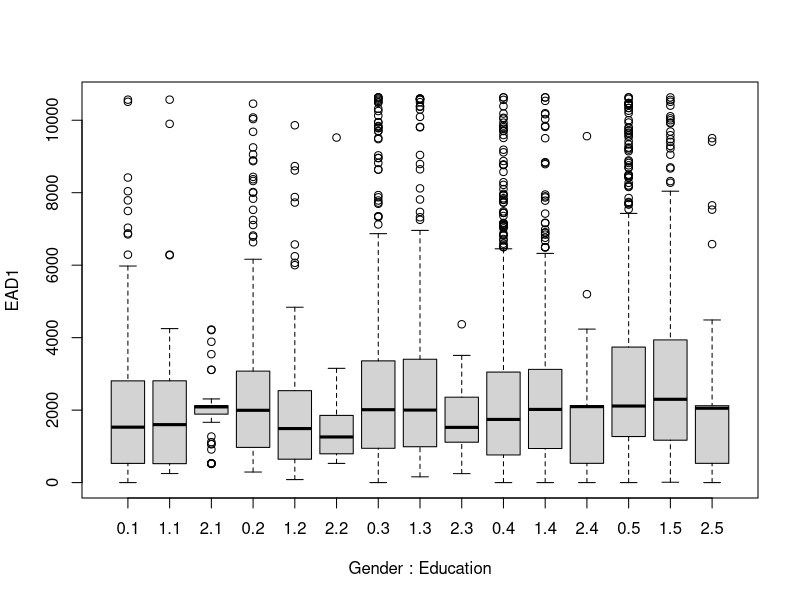
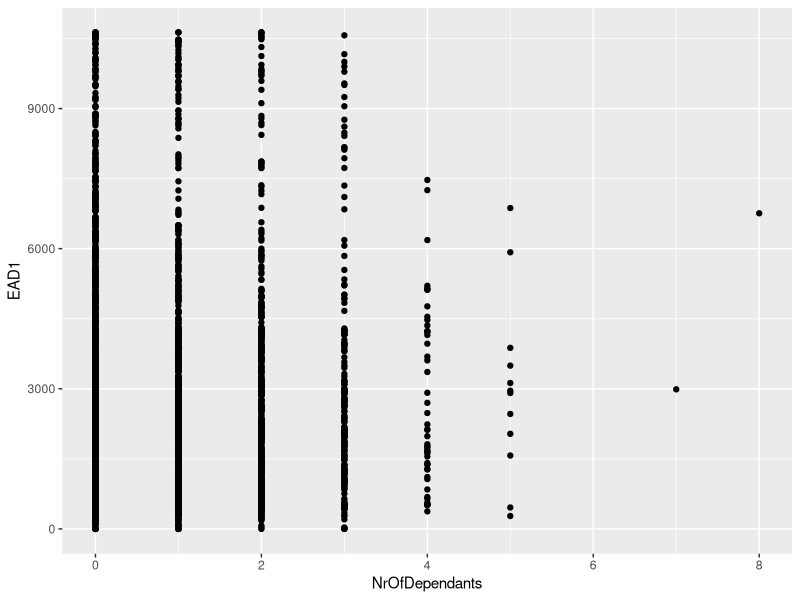
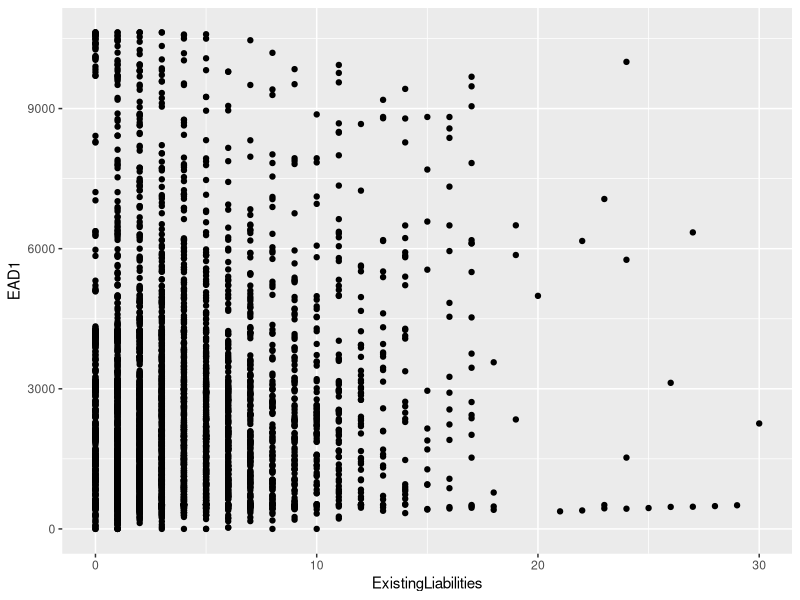
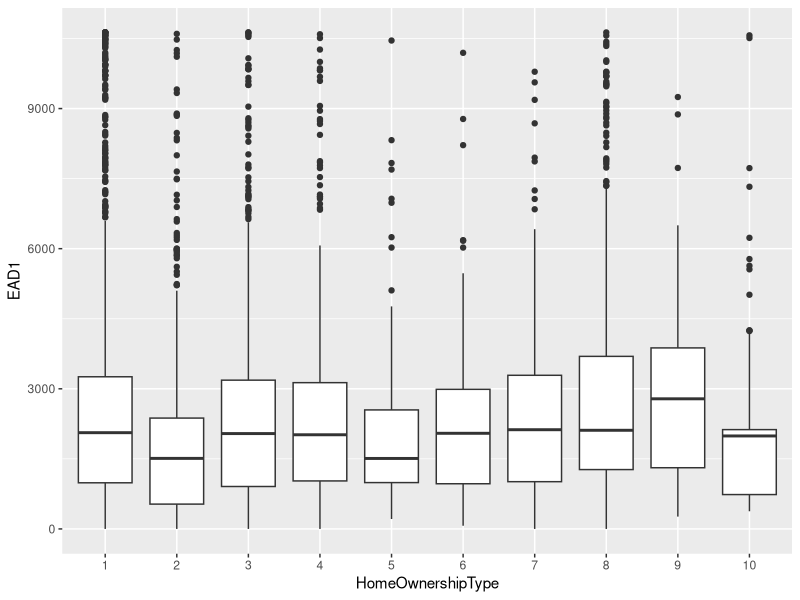

Write the R code that produced these figures, in order.
## ---- chunk 1
#setwd("~/University/statistical-learning/hws/hw2") #set working directory
## ---- chunk 2
#install.packages("tidyverse")

library(tidyverse)
library(broom)
## ---- chunk 3
loss_df <- read_delim("Loss.csv", delim=",")
head(loss_df)
## ---- chunk 4
loss_df <- loss_df %>%
  mutate(
    Education = as.factor(Education), 
    Gender = as.factor(Gender), 
    HomeOwnershipType = as.factor(HomeOwnershipType)
  )

head(loss_df)
## ---- chunk 5
summary(loss_df)
## ---- chunk 6
model <- lm(EAD1 ~ ., data = loss_df)
## ---- chunk 7
summary(model)
## ---- chunk 8
knitr::kable(glance(model))
## ---- chunk 9
boxplot(EAD1 ~ Gender * Education, data=loss_df)
## ---- chunk 10
loss_df %>%
  group_by(Gender, Education) %>%
  count()
## ---- chunk 11
model2 <- lm(EAD1 ~ Gender * Education + NrOfDependants + ExistingLiabilities + HomeOwnershipType, data = loss_df)

knitr::kable(glance(model2))

knitr::kable(tidy(model2))
## ---- chunk 12
ggplot(loss_df, aes(NrOfDependants, EAD1)) + geom_point()

ggplot(loss_df, aes(ExistingLiabilities, EAD1)) + geom_point()
## ---- chunk 13
ggplot(loss_df, aes(HomeOwnershipType, EAD1)) + geom_boxplot()
